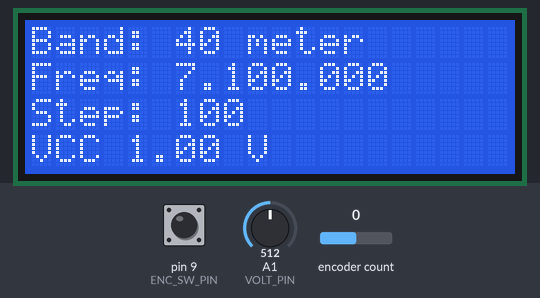
Bench run of a sketch on a simulated Arduino Uno, built with avr-gcc and run on an emulated ATmega328P. Shown: 20×4 character LCD. Inputs (shaded band) come from the test bench; at power-on: encoder count 0, pin 9 (ENC_SW_PIN) HIGH, A1 (VOLT_PIN) = 512.

Above: at 1.3 s.
1.4 s: encoder count set to 1
At 2.5 s:
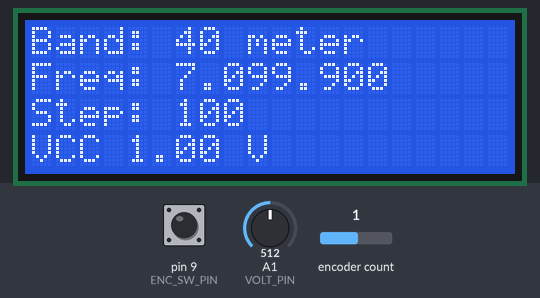
2.9 s: pin 9 (ENC_SW_PIN) pulled LOW for 0.15 s
At 4.3 s:
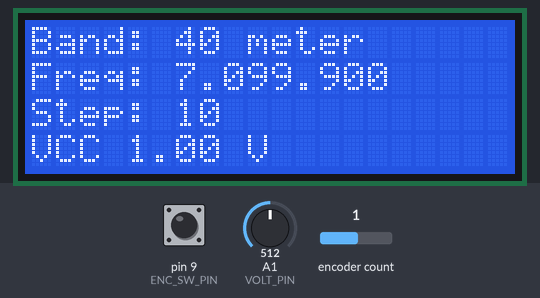
4.6 s: pin 9 (ENC_SW_PIN) pulled LOW for 1 s
At 6.8 s:
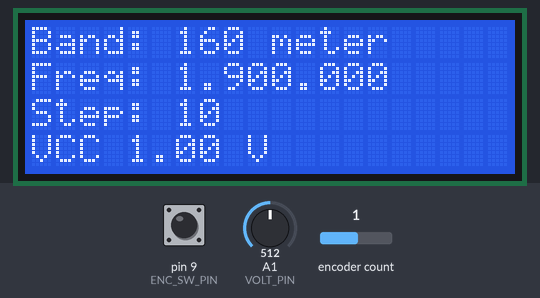
7.1 s: encoder count set to 2
At 8.0 s:
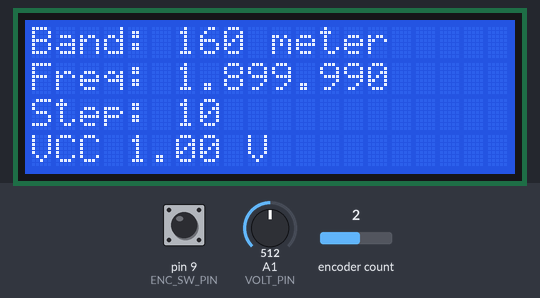
8.6 s: encoder count set to 3
Timing chart, 0 to 11.1 s (numbered marks = the images above; inputs shaded):
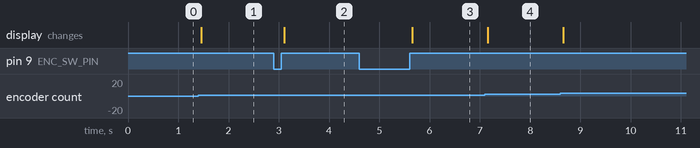

The sketch:

3_BAND_VFO_TRX_LCD.ino
```cpp
// http://un7fgo.gengen.ru (C) 2020
// https://github.com/UN7FGO
//
// Basic, 3-band frequency synthesizer for PIXIE transceiver.
// The program uses the hardware feature of PIXIE,
// associated with the implementation of the frequency shift reception / transmission
//
// Базовый, 3-х диапазонный синтезатор частоты для трансивера PIXIE.
// В программе используется аппаратная особенность PIXIE,
// связанная с реализацией сдвига частоты прием/передача

// Подключаем библиотеку для нашего LCD дистплея, подключенного по I2C протоколу
#include <Wire.h>
#include <LiquidCrystal_I2C.h>
#include <RotaryEncoder.h>          // библиотека для энкодера


// Инициализируем дисплей 4х16, подключенный по I2C
LiquidCrystal_I2C lcd(0x27,20,4);

// Описываем подключение модуля AD9850
#define W_CLK 8
#define FQ_UD 7
#define DATA  6
#define RESET 5
#define pulseHigh(pin) {digitalWrite(pin, HIGH); digitalWrite(pin, LOW); }

// Определяем контакты, к которым у нас подключен энкодер
#define ENC_CLK_PIN 11
#define ENC_DT_PIN  10
#define ENC_SW_PIN  9

RotaryEncoder encoder(ENC_DT_PIN, ENC_CLK_PIN);

// Определяем контакт, к которому подключен делитель входного напряжения 1:3
#define VOLT_PIN A1

// Количество диапазонов и массивы с их параметрами
#define MAXBAND 3
// массив "текущих частот"
long int cur_freq[MAXBAND]  = {1900000, 3600000, 7100000};
// массив "максимальных частот"
long int max_freq[MAXBAND]  = {2000000, 3800000, 7300000};
// массив "минимальных частот"
long int min_freq[MAXBAND]  = {1800000, 3500000, 7000000};
// массив "названий диапазонов"
String name_band[MAXBAND]  = {"160 meter", "80 meter","40 meter"};
// массив "выводов для перключения ДПФ приемника"
long int lbp_pin[MAXBAND]  = {2, 3, 4};

// максимальное количество шагов перестройки частоты
#define MAXFREQ 5
// массив "шагов перестройки" в Герцах
long int d_freq[MAXFREQ]  = {10000, 1000, 100, 10, 1};

// Контакт сигнализирующий о переходе трансивера на передачу
// В режиме приема на нем имеется какое-то напряжение,
// При переходе на передачу, контакт замыкается на землю
#define TX_PIN A1
// Сдвиг частоты в Герцах, при переходе на передачу (может быть и отрицательным)
#define TXSHIFT 800

// переменные для работы
long int current_freq;
long int old_freq;
long int pressed;
int pinALast;
int aVal;
int Band;
int nfreq;
int dfreq;
int Pos;
/* =================================================== */
void setup() {

  // все связанное с энкодером
  pinMode (ENC_CLK_PIN,INPUT);
  pinMode (ENC_DT_PIN,INPUT);
  pinMode (ENC_SW_PIN,INPUT_PULLUP);

  encoder.setPosition(0);

  // "старая" частота "по умолчанию"
  old_freq = 0;
  // Текужий диапазон
  Band = 2;
  // Текущая частота
  current_freq = cur_freq[Band];
  // Текущий номер шага изменения частоты
  nfreq = 2;
  // Текущий шаг изменения частоты
  dfreq = d_freq[nfreq];

  lcd.begin();
  lcd.backlight();// Включаем подсветку дисплея
  lcd.clear();
  Refresh_LCD();

}

void loop() {
  // Если частота у нас изменилась,
  // то обновляем ее значение на индикаторе и на синтезаторе
  if ( current_freq != old_freq ) {
    sendFrequency(current_freq);
    old_freq = current_freq;
    Refresh_LCD();
  }

  // если наш трансивер перешел в режим передачи
  if (TXSHIFT != 0) {
    if (analogRead( TX_PIN ) == 0 ) {
      sendFrequency( (current_freq + TXSHIFT) );
      // ждем пока трансивер не перейдет в режим приема
      while (analogRead( TX_PIN ) == 0 ) {
        //
      }
      // восстанавливаем на синтезаторе текущую частоту
      sendFrequency(current_freq);
    }
  }

  // обрабатываем кнопку энкодера
  if (digitalRead(ENC_SW_PIN) == 0) {
    // запомнаем время нажатия кнопки
    pressed = millis();
    // ждем, пока кнопку отпустят
    while (digitalRead(ENC_SW_PIN) == 0) {
    }
    // считаем время, сколько была нажата кнопка
    pressed = millis() - pressed;
    // если время нажатия больше 1 секунды, то переключаем диапазон
    if ( pressed > 1000 ) {
      // запоминаем текущую частоту на текущем диапазоне
      cur_freq[Band] = current_freq;
      // увеличиваем номер диапазона
      Band +=1;
      // если номер больше максимального, возвращаемся в начало
      if ( Band == MAXBAND ) {
        Band = 0;
      }
      // считываем текущую частоту выбранного диапазона
      current_freq = cur_freq[Band];
      // Переключаем входной ДПФ приемника
      for (int i=0; i<MAXBAND; i++){
       digitalWrite(lbp_pin[i], LOW);
      }
      digitalWrite(lbp_pin[Band], HIGH);
      Refresh_LCD();
    } else {
      // если кнопка былв нажаты менее 1 секунды, меняем шаг перестройки
      // переходим на следующий шаг
      nfreq += 1;
      // если шаг больше возможного, переходим к первому значению
      if ( nfreq == MAXFREQ ) {
        nfreq = 0;
      }
      // запоминаем выбранный шаг перестройки
      dfreq = d_freq[nfreq];
      // выводим на индикатор информацию о выбранном шаге перестройки
      Refresh_LCD();
    }
  }

  // обрабатываем энкодер
  encoder.tick();
  Pos = encoder.getPosition();
  // проверяем, был ли произведен поворот ручки энкодера
  if (Pos != 0){
    // определяем направление вращения энкодера
    if (Pos < 0) {
       // повернули энкодер "по часовой стрелке" (CW)
       current_freq += dfreq;
       // не даем частоте уйти за верхний предел диапазона
       if ( current_freq > max_freq[Band] ) {
         current_freq = max_freq[Band];
       }
     } else {
       // повернули энкодер "против часовой стрелки" (CCW)
       current_freq -= dfreq;
       // не даем частоте уйти за нижний предел диапазона
       if ( current_freq < min_freq[Band] ) {
         current_freq = min_freq[Band];
       }
     }
     encoder.setPosition(0);
  }
}

// Передаем байт побитно, начиная с младшего бита, в AD9850, по последовательному интерфейсу
// transfers a byte, a bit at a time, LSB first to the 9850 via serial DATA line
void tfr_byte(byte data)
{
  for (int i=0; i<8; i++, data>>=1) {
    digitalWrite(DATA, data & 0x01);
    pulseHigh(W_CLK);   //after each bit sent, CLK is pulsed high
  }
}

// расчитываем коэффициент деления для формирования AD9850 нужной нам частоты
// передаем нужные коэффициенты на AD9850
// frequency calc from datasheet page 8 = <sys clock> * <frequency tuning word>/2^32
void sendFrequency(double frequency) {
  int32_t freq = frequency * 4294967295/125000000;  // note 125 MHz clock on 9850
  for (int b=0; b<4; b++, freq>>=8) {
    tfr_byte(freq & 0xFF);
  }
  tfr_byte(0x000);   // Final control byte, all 0 for 9850 chip
  pulseHigh(FQ_UD);  // Done!  Should see output
}


void Refresh_LCD()
{
  String S, Ss;
  S = "Band: " + name_band[Band] + "  ";
  lcd.setCursor(0, 0);
  lcd.print(S);

  lcd.setCursor(0, 1);
  S = "Freq: " + String(current_freq/1000000);
  Ss = String(current_freq/1000 - int(current_freq/1000000)*1000);
  while (Ss.length() < 3) {
    Ss = "0" + Ss;
  }
  S = S + "." + Ss;
  Ss = String(current_freq % 1000);
  while (Ss.length() < 3) {
    Ss = "0" + Ss;
  }
  S = S + "." + Ss + " ";
  lcd.print(S);

  lcd.setCursor(0, 2);
  lcd.print("Step: ");
  lcd.print(dfreq);
  lcd.print("    ");

  lcd.setCursor(0, 3);
  lcd.print("VCC ");
  lcd.print(float(int(analogRead(VOLT_PIN)*150/1023)/10) );
  lcd.print(" V  ");
}
```

Measured:
- after the input at 1.4 s, the display: changes after 0.06 s (image 1)
- after the input at 2.9 s, the display: changes after 0.21 s (image 2)
- after the input at 4.6 s, the display: changes after 1.1 s (image 3)
- after the input at 7.1 s, the display: changes after 0.06 s (image 4)
